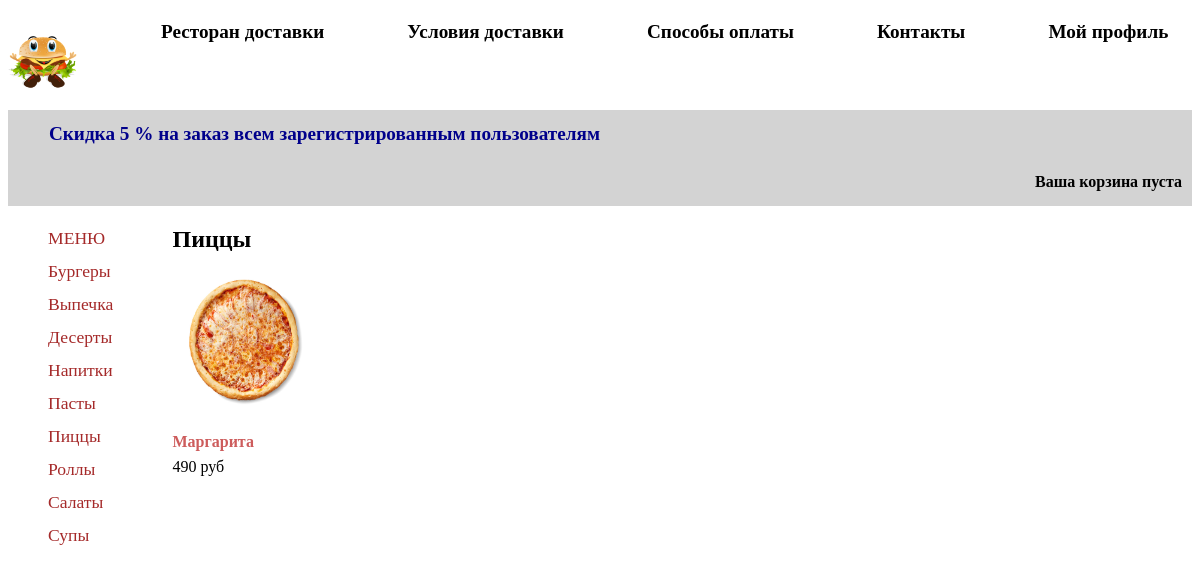
The page /pizza/ on the database as committed earlier.
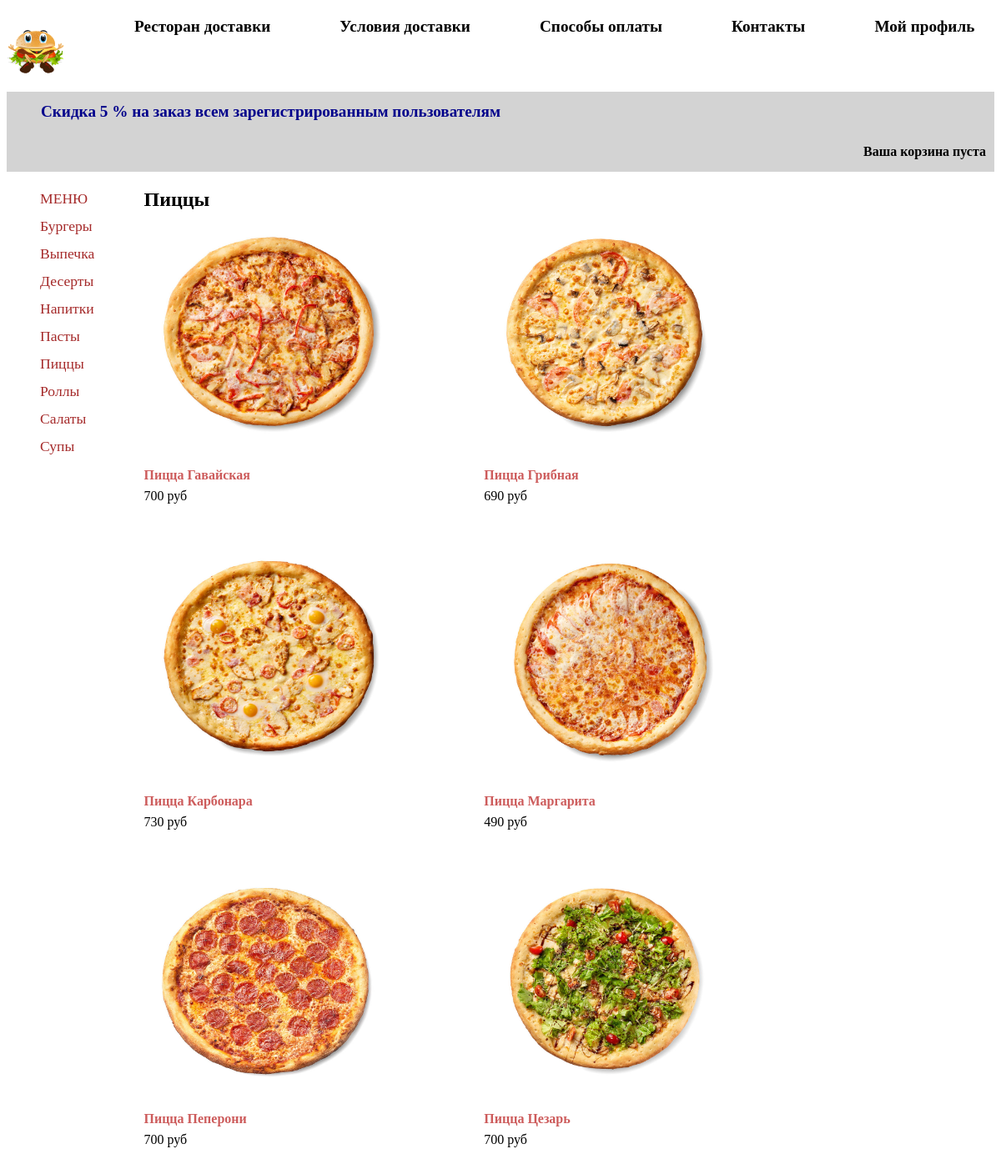
The same page on the database as committed later.
### store/models.py (models this page shows, shortened)
class Category(models.Model):
    name = models.CharField(max_length=200, verbose_name='Категория')
    slug = models.SlugField(max_length=200)
    class Meta:
        ordering = ('name',)
        verbose_name_plural = 'Категории'
    def get_absolute_url(self):
        return reverse('product_list_by_category', args=[self.slug])

class Product(models.Model):
    category = models.ForeignKey(Category, on_delete=models.SET_NULL, null=True, verbose_name='Категория')
    name = models.CharField(max_length=200, verbose_name='Название')
    slug = models.SlugField(max_length=200)
    image = models.CharField(max_length=100, blank=True, null=True, verbose_name='Картинка')
    description = models.TextField(null=True, blank=True, verbose_name='Описание')
    price = models.DecimalField(max_digits=10, decimal_places=0, verbose_name='Цена')
    volume = models.CharField(max_length=50, null=True, verbose_name='Объем')
    available = models.BooleanField(default=True, verbose_name='Доступность товара')
    created = models.DateTimeField(auto_now_add=True, verbose_name='Дата создания')
    updated = models.DateTimeField(auto_now=True, verbose_name='Дата обновления')
    class Meta:
        ordering = ('name',)
        index_together = (('id', 'slug'),)
        verbose_name_plural = 'Товары'
    def get_absolute_url(self):
        return reverse('product_detail', args=[self.id, self.slug])

### store/views.py (the view)
# urls.py: path('', views.product_list, name='home'),
def product_list(request, category_slug=None):
    category = None
    categories = Category.objects.all()
    products = Product.objects.filter(available=True)
    if category_slug:
        category = get_object_or_404(Category, slug=category_slug)
        products = products.filter(category=category)
    data = {'category': category, 'categories': categories, 'products': products}
    return render(request, 'store/product_list.html', data)

### store/cart.py (called while the page is built)
    def __len__(self):
        return sum(item['quantity'] for item in self.cart.values())

### store/context_processors.py (called while the page is built)
def cart(request):
    return {'cart': Cart(request)}

### templates/store/product_list.html (shortened to what this page needs)
{% extends "index.html" %}
{% load static %}
{% block content %}
    <div id="sidebar">
        <ul>
            <li {% if not category %}class="selected"{% endif %}>
                <a href="{% url "home" %}">МЕНЮ</a>
            </li>
            {% for c in categories %}
                <li {% if category.slug == c.slug %}class="selected"
                    {% endif %}>
                    <a href="{{ c.get_absolute_url }}">{{ c.name }}</a>
                </li>
            {% endfor %}
        </ul>
    </div>
    <div class="pl-header">
        <h2>{% if category %}
            {{ category.name }}
        {% else %}Меню
        {% endif %}</h2>
        <div class="product-list">
            {% for product in products %}
                <div class="item">
                    <a href="{{ product.get_absolute_url }}">
                        <img src="{% if product.image %}{% static product.image %}
                              {% else %}{% static "img/no_image.png" %}
                              {% endif %}">
                    </a>
                    <br>
                    <a href="{{ product.get_absolute_url }}">{{ product.name }}</a>
                    <br>
                    <div id="price">{{ product.price }} руб</div>
                </div>
            {% endfor %}
        </div>
    </div>
{% endblock %}

### templates/index.html (shortened to what this page needs)
{% load static %}
<!DOCTYPE html>
<html>
<head>
    <link href="{% static "css/base.css" %}" rel="stylesheet">
    <link href="{% static "css/product_list.css" %}" rel="stylesheet">
    <link href="{% static "css/product-detail.css" %}" rel="stylesheet">
    <link href="{% static "css/users_forms.css" %}" rel="stylesheet">
    <link href="{% static "css/cart.css" %}" rel="stylesheet">
    <link href="{% static "css/forms_with_order.css" %}" rel="stylesheet">
    <link href="{% static "css/pay.css" %}" rel="stylesheet">
    <link href="{% static "css/contacts.css" %}" rel="stylesheet">
</head>
<body>
<div class="menu">
    <a href="/"><img class="logo" src={% static "img/logo2.png" %}></a>
    <a href="/">Ресторан доставки</a>
    <a href="{% url "delivery_terms" %}">Условия доставки</a>
    <a href="{% url "type_pay" %}">Способы оплаты</a>
    <a href="{% url "contacts" %}">Контакты</a>
    {% if not user.username %}
        <a href="{% url 'login' %}">Мой профиль</a>
    {% else %}
        <span>Добрый день! {{ user.first_name }} <a href="{% url 'logout' %}">Выйти</a></span>
    {% endif %}
</div>
<div class="submenu">
    <span id="reclame" class="discount_href">Скидка 5 % на заказ всем зарегистрированным пользователям</span>
    {% with total_items=cart|length %}
        {% if cart|length > 0 %}
            <span>Ваша корзина:
            <a class="prod_in_cart" href="{% url "cart_detail" %}">
                {{ total_items }} товаров{{ total_items|pluralize }},
                {{ cart.get_total_price }} руб.
            </a></span>
        {% else %}
            <span>Ваша корзина пуста</span>
        {% endif %}
    {% endwith %}
</div>
<div class="content">
    {% block content %}
    {% endblock %}
</div>
</body>
</html>

### store/static/css/base.css (style rules this page uses)
body { font-family: Tahoma, serif; }
.menu { display: flex; flex-direction: row; justify-content: space-between; line-height: 3em; }
.logo { width: 70px; height: 70x; }
.menu a { text-decoration: none; color: black; font-size: 1.2em; font-weight: bolder; margin-right: 2%; }
.submenu { display: flex; background-color: lightgray; flex-direction: column; line-height: 3em; font-weight: bolder; }
#reclame { color: darkblue; font-weight: bolder; font-size: 1.2em; width: 50%; animation: reclamefly 20s infinite linear; position: relative; padding-bottom: 0px; margin-bottom: 0px; }
.submenu span { text-align: right; margin-right: 10px; }
.content { display: flex; }
.discount_href { text-align: left; }

### store/static/css/product_list.css (style rules this page uses)
#sidebar { display: flex; flex-direction: column; margin-right: 5%; }
#sidebar ul { list-style-type: none; line-height: 2em; }
#sidebar ul li a { color: brown; text-decoration: none; font-size: 1.1em; }
.pl-header { display: flex; flex-direction: column; }
.product-list { display: flex; flex-direction: row; flex-wrap: wrap; }
.item { flex-basis: 40%; flex-direction: column; padding-bottom: 3%; }
.item img { width: 75%; height: 75%; }
.item a { text-decoration: none; color: indianred; line-height: 2em; font-weight: bolder; text-align: center; }

Rows that differ between the two databases and show on the page:
added Product: image (picture), name "Пицца Гавайская", price "700"
added Product: image (picture), name "Пицца Грибная", price "690"
added Product: image (picture), name "Пицца Карбонара", price "730"
changed Product: name "Маргарита" → "Пицца Маргарита"
added Product: image (picture), name "Пицца Пеперони", price "700"
added Product: image (picture), name "Пицца Цезарь", price "700"
